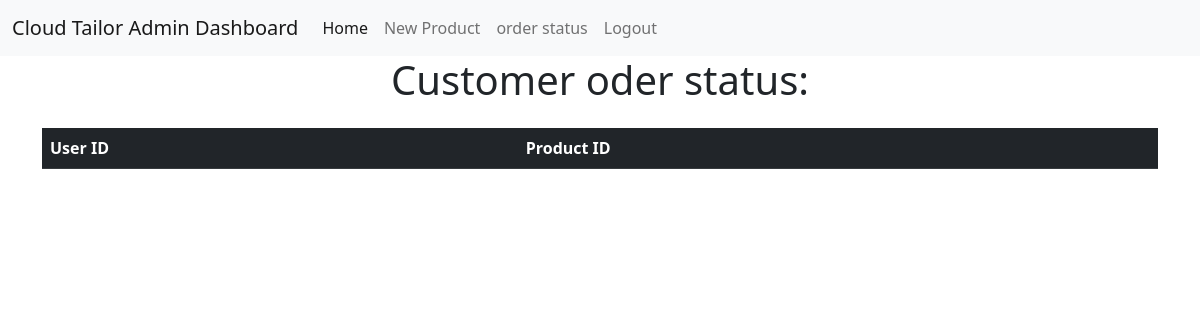
The app's page /admindashboard/orderstatus.php, older data.
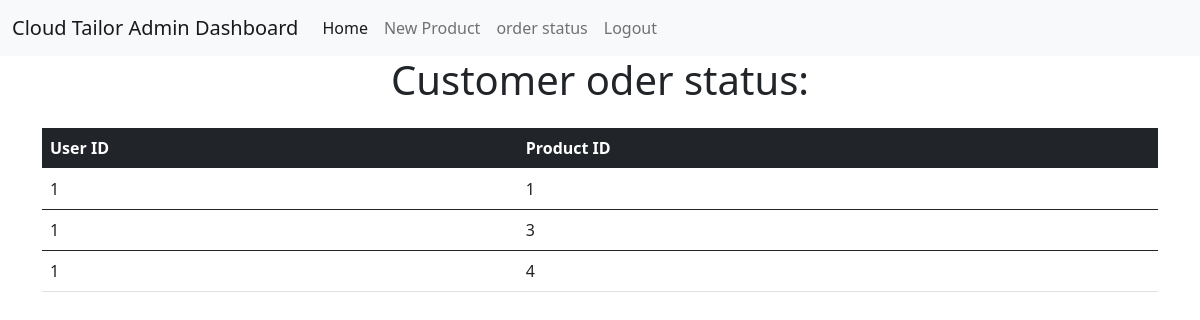
The same page, newer data.
### tables this page shows
CREATE TABLE `c_products` (
  `order_id` int(11) NOT NULL,
  `user_id` int(11) NOT NULL,
  `p_type` varchar(255) NOT NULL,
  `p_desc` varchar(255) NOT NULL,
  `p_title` varchar(100) NOT NULL,
  `p_price` varchar(100) NOT NULL,
  `p_imgurl` varchar(255) NOT NULL
);

### admindashboard/orderstatus.php (the view)
<?php
include_once "../dbConnection.php";
$sql = "SELECT user_id,order_id FROM c_products";
$result=mysqli_prepare($conn, $sql);
mysqli_stmt_bind_result($result, $user_id, $product_id);
mysqli_stmt_execute($result);
?>
<?php  include_once("dashboardheader.php")?>
<h1 style="text-align: center;">Customer oder status:</h1>
<div class="container mt-4">
<table class="table table hover">
  <thead class="table-dark">
    <tr>
      <th scope="col">User ID</th>
      <th scope="col">Product ID</th>
    </tr>
  </thead>
<?php while(mysqli_stmt_fetch($result)): ?>
  <tbody>
    <tr>
      <td><?php echo $user_id  ?></td>
      <td><?php echo $product_id ?></td>
    </tr>
  </tbody>
<?php endwhile; ?>
</table>
</div>
<?php  include_once("dashboardfooter.php")?>

### admindashboard/dashboardheader.php (shortened to what this page needs)
<!doctype html>
<html lang="en">
  <head>
    <link href="https://cdn.jsdelivr.net/npm/bootstrap@5.0.2/dist/css/bootstrap.min.css" rel="stylesheet">
  </head>
  <body>
  <nav class="navbar navbar-expand-lg navbar-light bg-light">
  <div class="container-fluid">
    <a class="navbar-brand" href="#">Cloud Tailor Admin Dashboard </a>
    <div class="collapse navbar-collapse" id="navbarNav">
      <ul class="navbar-nav">
        <li class="nav-item">
          <a class="nav-link active" aria-current="page" href="#">Home</a>
        </li>
        <li class="nav-item">
          <a class="nav-link" href="createnewproduct.php">New Product</a>
        </li>
        <li class="nav-item">
          <a class="nav-link" href="orderstatus.php">order status</a>
        </li>
         <li class="nav-item">
          <a class="nav-link" href="adminlogout.php">Logout</a>
        </li>
      </ul>
    </div>
  </div>
</nav>

### admindashboard/dashboardfooter.php
  </body>
</html>

Row changes from the older to the newer data that the page shows:
added c_products: order_id "1", product_id "1"
added c_products: product_id "3"
added c_products: product_id "4"
